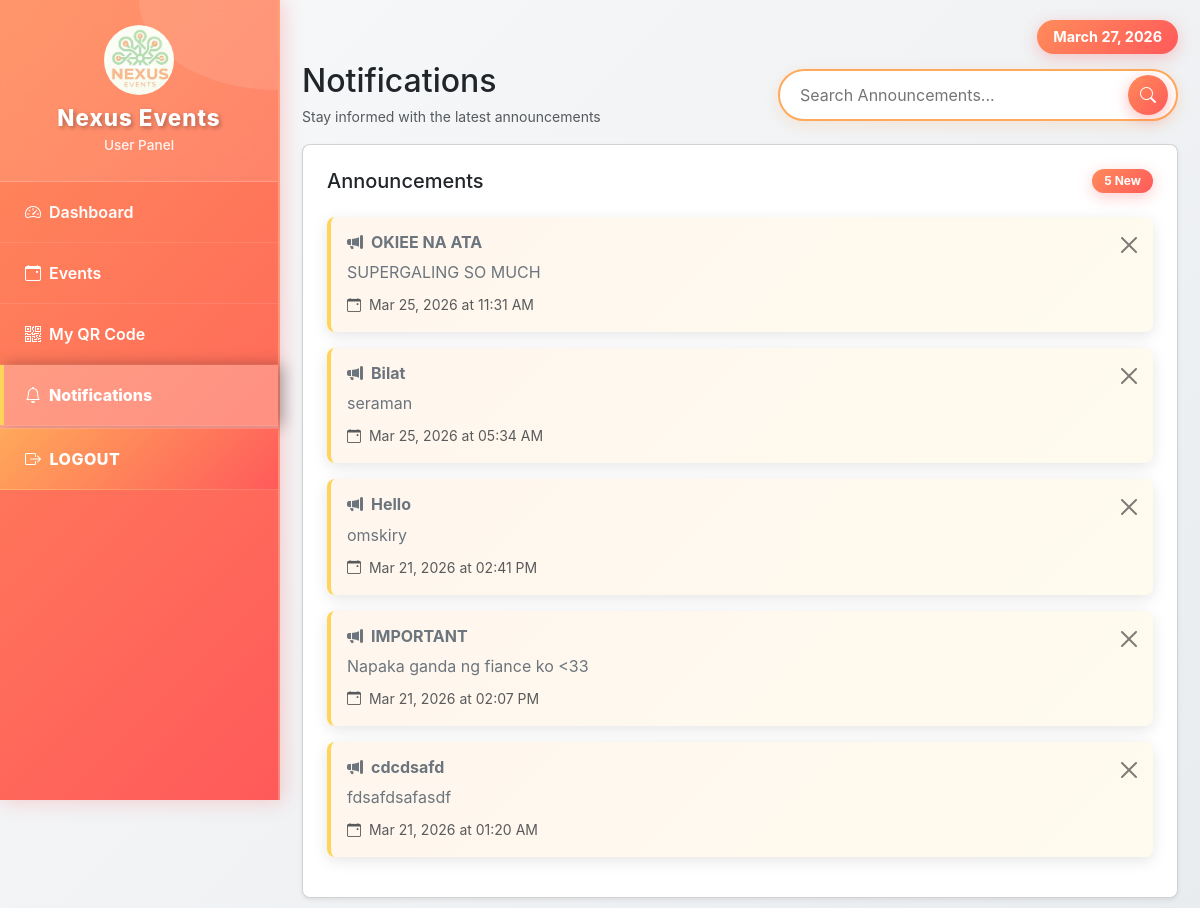
Screenshot of /notifications.php (signed in) with the database file from the repository.
### tables this page shows
CREATE TABLE `announcements` (
  `id` int(11) NOT NULL,
  `title` varchar(150) DEFAULT NULL,
  `message` text DEFAULT NULL,
  `created_at` timestamp NOT NULL DEFAULT current_timestamp()
);

### notifications.php (the view, shortened to what this page needs)
<?php
include "db.php";
$search = isset($_GET['search']) ? $conn->real_escape_string($_GET['search']) : "";
$whereClause = "";
$query = "SELECT * FROM announcements $whereClause ORDER BY created_at DESC";
if (!empty($search)) {
    $stmt = $conn->prepare($query);
    $stmt->bind_param("sss", $searchTerm, $searchTerm, $searchTerm);
    $stmt->execute();
    $result = $stmt->get_result();
} else {
    $result = $conn->query($query);
}
?>
<!DOCTYPE html>
<html>
<head>
<link href="https://cdn.jsdelivr.net/npm/bootstrap@5.3.2/dist/css/bootstrap.min.css" rel="stylesheet">
<link href="https://cdn.jsdelivr.net/npm/bootstrap-icons@1.10.5/font/bootstrap-icons.css" rel="stylesheet">
</head>
<body>
<div class="sidebar" id="sidebar">
        <div class="sidebar-header text-center">
            <img src="nexuslogo.png" alt="Logo" class="sidebar-logo">
            <h3>Nexus Events</h3>
            <small>User Panel</small>
        </div>
    <ul>
        <li><a href="user_dashboard.php"><i class="bi bi-speedometer2 me-2"></i> Dashboard</a></li>
        <li><a href="events.php"><i class="bi bi-calendar-event me-2"></i> Events</a></li>
        <li><a href="my_qr.php"><i class="bi bi-qr-code me-2"></i> My QR Code</a></li>
        <li><a href="notifications.php" class="active"><i class="bi bi-bell me-2"></i> Notifications</a></li>
        <li class="logout-link"><a href="logout.php"><i class="bi bi-box-arrow-right me-2"></i> Logout</a></li>
    </ul>
</div>
<div class="main-content" id="mainContent" style="padding-top: 20px;">
    <div class="container-fluid">
        <div class="w-100 d-flex justify-content-end mb-2">
            <span class="badge bg-primary" style="font-size: 0.9rem; padding: 0.6rem 1rem;">
                <?php echo date('F d, Y'); ?>
            </span>
        </div>
        <div class="d-flex flex-column flex-lg-row justify-content-between align-items-lg-center mb-3 gap-2">
    <div>
        <h2 class="mb-1">Notifications</h2>
        <small class="text-muted">Stay informed with the latest announcements</small>
    </div>
    <div style="width: 100%; max-width: 400px; margin-left: auto;">
        <div class="search-bar">
            <form onsubmit="performSearch(); return false;" style="display: inline; width: 100%;">
                <input type="text" id="globalSearch" class="search-input"
                    placeholder="Search Announcements...">
                <button type="button" class="search-btn" onclick="performSearch()">
                    <i class="bi bi-search"></i>
                </button>
            </form>
        </div>
    </div>
</div>
        </div>
<div class="container-fluid">
    <div class="card shadow-sm rounded-3 p-4">
        <div class="d-flex justify-content-between align-items-center mb-4">
            <h5 class="mb-0">Announcements</h5>
            <span class="badge bg-info"><?php echo $result->num_rows; ?> New</span>
        </div>
        <?php
        $result->data_seek(0);
        if($result->num_rows > 0){
        ?>
            <div class="space-y-3">
                <?php while($row=$result->fetch_assoc()){ ?>
                    <div class="alert alert-info alert-dismissible fade show rounded-3 mb-3" role="alert">
                        <div class="d-flex justify-content-between align-items-start">
                            <div class="flex-grow-1">
                                <h6 class="alert-heading mb-2 fw-bold">
                                    <i class="bi bi-megaphone-fill me-2"></i><?php echo htmlspecialchars($row['title']); ?>
                                </h6>
                                <p class="mb-2"><?php echo htmlspecialchars($row['message']); ?></p>
                                <small class="text-muted">
                                    <i class="bi bi-calendar-event me-1"></i>
                                    <?php echo date('M d, Y \a\t h:i A', strtotime($row['created_at'])); ?>
                                </small>
                            </div>
                        </div>
                        <button type="button" class="btn-close" data-bs-dismiss="alert" aria-label="Close"></button>
                    </div>
                <?php } ?>
            </div>
        <?php } ?>
    </div>
</div>
</div>
<?php include "footer.php"; ?>
</body>
</html>

### notifications.php (style rules this page uses)
body { background: linear-gradient(135deg, #f8f9fa 0%, #e9ecef 100%); margin: 0; padding: 0; min-height: 100vh; display: flex; overflow-x: hidden; font-family: -apple-system, BlinkMacSystemFont, 'Segoe UI', Roboto, Oxygen, Ubuntu, Cantarell, sans-serif; }
.sidebar { width: 280px; background: linear-gradient(135deg, #FF8B5A 0%, #FF5A5A 100%); color: white; min-height: 100vh; box-shadow: 2px 0 20px rgba(255, 90, 90, 0.3); position: fixed; top: 0; left: 0; z-index: 1000; transition: transform 0.3s ease; border-right: 2px solid rgba(255, 255, 255, 0.2); }
.sidebar-header { padding: 25px; background: rgba(255, 255, 255, 0.1); border-bottom: 1px solid rgba(255, 255, 255, 0.2); backdrop-filter: blur(10px); position: relative; overflow: hidden; }
.sidebar-logo { width: 70px; height:70px; object-fit: cover; border-radius: 50%; margin-bottom:10px; }
.sidebar-header::before { content: ''; position: absolute; top: -50%; right: -50%; width: 100%; height: 100%; background: rgba(255, 255, 255, 0.1); border-radius: 50%; animation: pulse 4s ease-in-out infinite; }
.sidebar-header h3 { margin: 0; font-size: 1.4rem; font-weight: 800; letter-spacing: 1px; text-shadow: 2px 2px 4px rgba(0,0,0,0.3); position: relative; z-index: 2; }
.sidebar-header small { opacity: 0.9; font-size: 0.85rem; font-weight: 500; position: relative; z-index: 2; }
.sidebar ul { list-style: none; padding: 0; margin: 0; }
.sidebar li { margin: 0; position: relative; }
.sidebar a { display: flex; align-items: center; padding: 18px 25px; color: white; text-decoration: none; border-bottom: 1px solid rgba(255,255,255,0.1); transition: all 0.3s ease; position: relative; font-weight: 600; }
.sidebar a::before { content: ''; position: absolute; left: 0; top: 0; bottom: 0; width: 4px; background: transparent; transition: all 0.3s ease; }
.sidebar a.active { background: rgba(255, 255, 255, 0.25); font-weight: 800; box-shadow: 5px 0 15px rgba(0,0,0,0.3); }
.sidebar a.active::before { background: #FFD45A; }
.sidebar .logout-link { margin-top: auto; border-top: 2px solid rgba(255,255,255,0.3); }
.sidebar .logout-link a { background: linear-gradient(135deg, #FFA95A, #FF5A5A); border-top: 1px solid rgba(255,255,255,0.2); font-weight: 800; text-transform: uppercase; letter-spacing: 0.5px; }
.main-content { flex: 1; margin-left: 280px; padding: 10px; overflow-y: auto; overflow-x: hidden; transition: margin-left 0.3s ease; box-sizing: border-box; }
.search-bar { position: relative; }
.search-input { border: 2px solid #FFA95A; border-radius: 50px; padding: 12px 50px 12px 20px; font-size: 1rem; transition: all 0.3s ease; width: 100%; background: rgba(255, 255, 255, 0.95); backdrop-filter: blur(10px); box-shadow: 0 4px 15px rgba(255, 169, 90, 0.2); }
.search-btn { position: absolute; right: 10px; top: 50%; transform: translateY(-50%); background: linear-gradient(135deg, #FF8B5A, #FF5A5A); border: none; color: white; border-radius: 50%; width: 40px; height: 40px; display: flex; align-items: center; justify-content: center; transition: all 0.3s ease; box-shadow: 0 4px 15px rgba(255, 90, 90, 0.4); }
.badge { background: linear-gradient(135deg, #FF8B5A, #FF5A5A); color: white; font-weight: 700; padding: 6px 12px; border-radius: 20px; box-shadow: 0 4px 15px rgba(255, 90, 90, 0.3); }
.alert { border-radius: 12px; border: none; box-shadow: 0 4px 15px rgba(0,0,0,0.1); }
.alert-info { background: linear-gradient(135deg, rgba(255, 169, 90, 0.1), rgba(255, 212, 90, 0.1)); border-left: 4px solid #FFD45A; color: #6c757d; }

### rows the page displays
announcements: title "OKIEE NA ATA", message "SUPERGALING SO MUCH", created_at "Mar 25, 2026 at 11:31 AM"
announcements: title "Bilat", message "seraman", created_at "Mar 25, 2026 at 05:34 AM"
announcements: title "Hello", message "omskiry", created_at "Mar 21, 2026 at 02:41 PM"
announcements: title "IMPORTANT", message "Napaka ganda ng fiance ko <33", created_at "Mar 21, 2026 at 02:07 PM"
announcements: title "cdcdsafd", message "fdsafdsafasdf", created_at "Mar 21, 2026 at 01:20 AM"

### other values shown
$result->num_rows "5"
